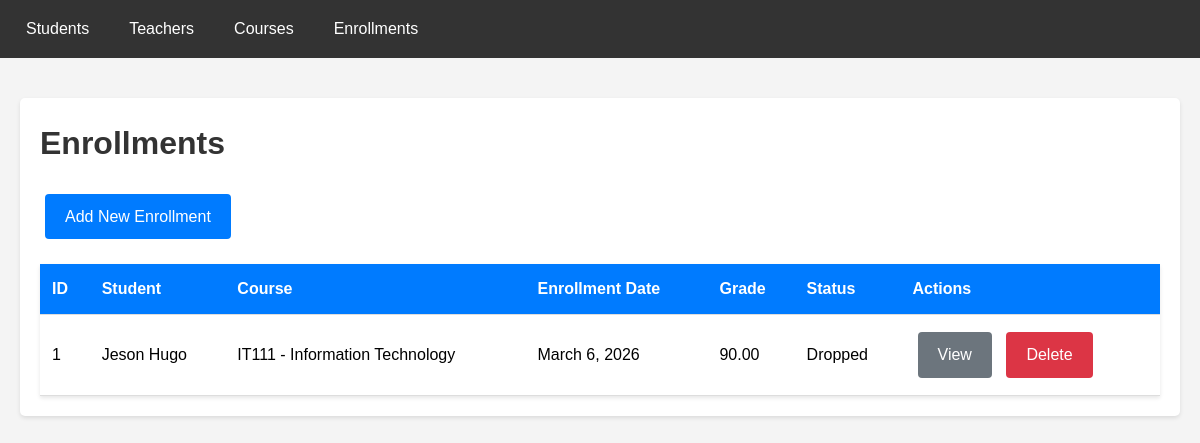
The app's page /enrollments/ with its own data.
### school/models.py (models this page shows, shortened)
class Enrollment(models.Model):
    ENROLLMENT_STATUS_CHOICES = [
        ('enrolled', 'Enrolled'),
        ('completed', 'Completed'),
        ('dropped', 'Dropped'),
        ('failed', 'Failed'),
    ]
    enrollment_id = models.AutoField(primary_key=True)
    student = models.ForeignKey(
        Student,
        on_delete=models.CASCADE,
        related_name='enrollments'
    )
    course = models.ForeignKey(
        Course,
        on_delete=models.CASCADE,
        related_name='enrollments'
    )
    enrollment_date = models.DateField(auto_now_add=True)
    grade = models.DecimalField(
        max_digits=5,
        decimal_places=2,
        blank=True,
        null=True,
        validators=[MinValueValidator(0), MaxValueValidator(100)]
    )
    status = models.CharField(
        max_length=10,
        choices=ENROLLMENT_STATUS_CHOICES,
        default='enrolled'
    )
    class Meta:
        db_table = 'enrollment'
        unique_together = ['student', 'course']
        ordering = ['-enrollment_date']

class Student(models.Model):
    STATUS_CHOICES = [
        ('active', 'Active'),
        ('inactive', 'Inactive'),
        ('graduated', 'Graduated'),
    ]
    student_id = models.AutoField(primary_key=True)
    first_name = models.CharField(max_length=100)
    last_name = models.CharField(max_length=100)
    email = models.EmailField(max_length=150, unique=True)
    phone = models.CharField(max_length=15, blank=True, null=True)
    date_of_birth = models.DateField(blank=True, null=True)
    enrollment_date = models.DateField()
    status = models.CharField(
        max_length=10,
        choices=STATUS_CHOICES,
        default='active'
    )
    class Meta:
        db_table = 'student'
        ordering = ['last_name', 'first_name']

class Course(models.Model):
    course_id = models.AutoField(primary_key=True)
    course_name = models.CharField(max_length=150)
    course_code = models.CharField(max_length=20, unique=True)
    teacher = models.ForeignKey(
        Teacher,
        on_delete=models.SET_NULL,
        null=True,
        related_name='courses'
    )
    description = models.TextField(blank=True, null=True)
    credits = models.IntegerField(validators=[MinValueValidator(1)])
    max_capacity = models.IntegerField(default=30)
    semester = models.CharField(max_length=50, blank=True, null=True)
    class Meta:
        db_table = 'course'
        ordering = ['course_code']

### school/views.py (the view)
# urls.py: path('enrollments/', views.enrollment_list, name='enrollment_list'),
def enrollment_list(request):
    enrollments = Enrollment.objects.select_related('student', 'course').all()
    return render(request, 'enrollments/enrollment_list.html', {'enrollments': enrollments})

### school/templates/enrollments/enrollment_list.html (shortened to what this page needs)
{% extends 'base.html' %}
{% block content %}
<div class="card">
    <h1>Enrollments</h1>
    <a href="{% url 'enrollment_create' %}" class="btn">Add New Enrollment</a>
    <table>
        <thead>
            <tr>
                <th>ID</th>
                <th>Student</th>
                <th>Course</th>
                <th>Enrollment Date</th>
                <th>Grade</th>
                <th>Status</th>
                <th>Actions</th>
            </tr>
        </thead>
        <tbody>
            {% for enrollment in enrollments %}
            <tr>
                <td>{{ enrollment.enrollment_id }}</td>
                <td>{{ enrollment.student.first_name }} {{ enrollment.student.last_name }}</td>
                <td>{{ enrollment.course.course_code }} - {{ enrollment.course.course_name }}</td>
                <td>{{ enrollment.enrollment_date }}</td>
                <td>{{ enrollment.grade|default:"N/A" }}</td>
                <td>{{ enrollment.get_status_display }}</td>
                <td>
                    <a href="{% url 'enrollment_detail' enrollment.pk %}" class="btn btn-secondary">View</a>
                    <a href="{% url 'enrollment_delete' enrollment.pk %}" class="btn btn-danger">Delete</a>
                </td>
            </tr>
            {% empty %}
            <tr>
                <td colspan="7">No enrollments found.</td>
            </tr>
            {% endfor %}
        </tbody>
    </table>
</div>
{% endblock %}

### school/templates/base.html (style rules this page uses)
* { margin: 0; padding: 0; box-sizing: border-box; }
body { font-family: Arial, sans-serif; line-height: 1.6; background-color: #f4f4f4; }
.btn { display: inline-block; padding: 10px 20px; background-color: #007bff; color: white; text-decoration: none; border: none; border-radius: 4px; cursor: pointer; margin: 5px; }
.btn-danger { background-color: #dc3545; }
.btn-secondary { background-color: #6c757d; }
table { width: 100%; background-color: white; border-collapse: collapse; margin-top: 20px; box-shadow: 0 2px 4px rgba(0,0,0,0.1); }
th, td { padding: 12px; text-align: left; border-bottom: 1px solid #ddd; }
th { background-color: #007bff; color: white; }
.card { background-color: white; padding: 20px; border-radius: 5px; box-shadow: 0 2px 4px rgba(0,0,0,0.1); margin-bottom: 20px; }
h1, h2, h3 { margin-bottom: 20px; color: #333; }

### records on screen
Enrollment: enrollment_id "1", student.first_name "Jeson", student.last_name "Hugo", course.course_code "IT111", course.course_name "Information Technology", enrollment_date "March 6, 2026", grade "90.00", status "Dropped"
